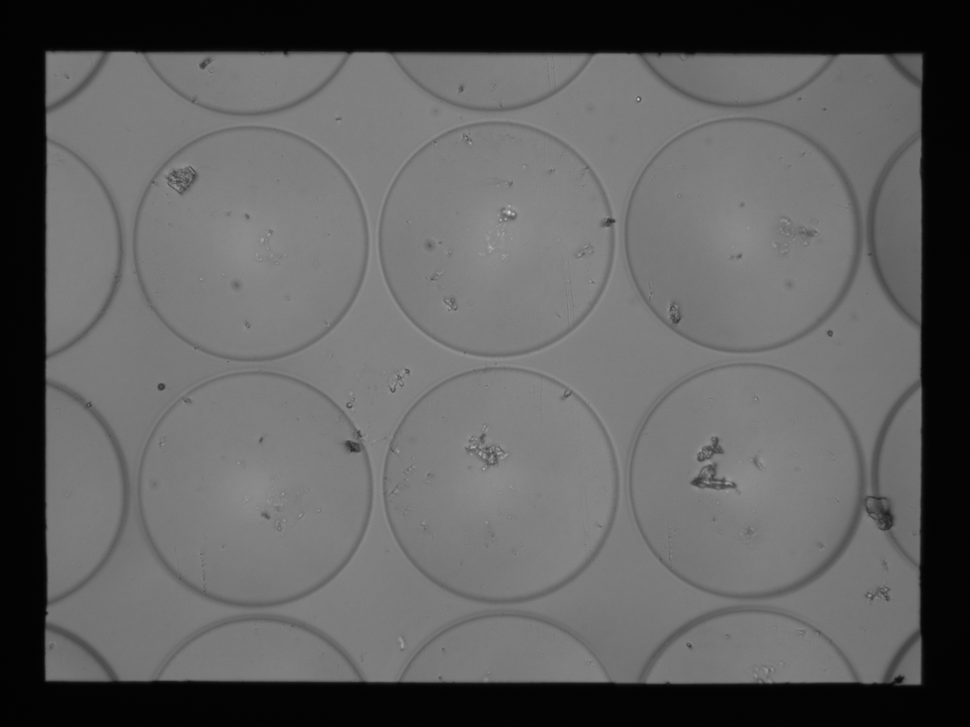
%> input picture MATLAB_US_TIE/Data/MicroLens/I0.tiff, 970 x 727 px, shrunk from 1280 x 960 before the run; the run also reads 1 picture not shown here
$ octave Main_Exp1_Microlens.m   (GNU Octave 9; MATLAB toolbox functions it lacks are replaced by stand-ins)
%> lines starting %> are read from the running program, lines starting %| are printed output that depends on the picture; in (x1, y1, x2, y2) boxes, pixels count from 0 and x2, y2 are one past the last pixel; in counts of white or black regions, pixels touching at a corner belong together; the program's own positions count from 1; long printed decimals are rounded
### MATLAB_US_TIE/Functions/TIE_FFT_solution.m
%%%%%%%%%%%%%%%%%%%%%%%%%%%%%%%%%%%%%%%%%%%%%%%%%%%%%%%%%%%%%%%%%%%%%%%%%%%
% Main function for FFT-TIE solver.
% Version 2.0 -
% Related Reference:
% D. Paganin and K. A. Nugent, Phys. Rev. Lett. 80, 2586 (1998).
%%%%%%%%%%%%%%%%%%%%%%%%%%%%%%%%%%%%%%%%%%%%%%%%%%%%%%%%%%%%%%%%%%%%%%%%%%%
% function [Phi,RMSE,Time] = TIE_FFT_solution(dIdz,I0,Pixelsize,k,RegPara,IntThr,True_phase)
% Purpose: Solution to TIE using FFT-based Possion solver
% inputs :
%	dIdz: Intensity derivative dI/dz;
%   dz: propagation distance;
%   I0: In-focus intensity;
%	Pixelsize: Pixelsize (in the sample space);
%   RegPara: Regularization parameter (to remove low-frequency noise);
%   k: Wave-number;
%   Iter: Maximum iteration times;
%   Method: type of method used ('FFT' or 'Direct');
%   IntThr, Intensity threshold to prevent divide-by-zero error
%   True_phase�� Ture phase.
% Outputs:
%   Phi: Phase recovered;
%   RMSE: Root mean squre error;
%   Time: Computation time;
%��������������������������������������������������������������������������������
% last modified on 02/27/2020
% by Chao Zuo (zuochao@njust.edu.cn,surpasszuo@163.com)
%%%%%%%%%%%%%%%%%%%%%%%%%%%%%%%%%%%%%%%%%%%%%%%%%%%%%%%%%%%%%%%%%%%%%%%%%%%

function  [Phi,RMSE,Time] = TIE_FFT_solution(dIdz,I0,Pixelsize,k,RegPara,IntThr,True_phase)

t0 = clock;
J = -k*dIdz;
[Ny,Nx] = size(J);
Fx = (-(Nx/2):1:(Nx/2-1))/Nx/Pixelsize; % frequency coordinate X.
Fy = (-(Ny/2):1:(Ny/2-1))/Ny/Pixelsize; % frequency coordinate Y.
[U,V] = meshgrid(Fx,Fy);
Lambda = 2*pi/k;

% Coordinates in frequency domain
fx = fftshift(U);
fy = fftshift(V);

% Terms for derivative calculation in frequency domain
Cx = 2*1i*pi*fx;
Cy = 2*1i*pi*fy;

% Calculate Psi by TIE with non-uniform intensity.
FJ = fft2(J);
Fpsi = FJ.*(Cx.*Cx+Cy.*Cy)./(RegPara/Pixelsize.^4+(Cx.*Cx+Cy.*Cy).^2);

% Calculate Phi by TIE with non-uniform intensity
Fdpsidx = Fpsi.*Cx;
Fdpsidy = Fpsi.*Cy;
dpsidx = real(ifft2(Fdpsidx));
dpsidy = real(ifft2(Fdpsidy));

% Intensity thresholding to prevent divide-by-zero error
I0(find(I0<IntThr*max(max(I0))))...
    =IntThr*max(max(I0));

% Phase derivative
dPhidx = dpsidx./I0;
dPhidy = dpsidy./I0;

FdPsidx = fft2(dPhidx);
FdPsidy = fft2(dPhidy);

% Phase Laplacian
Fd2Phidx2 = FdPsidx.*Cx;
Fd2Phidy2 = FdPsidy.*Cy;

d2Phidx2 = real(ifft2(Fd2Phidx2));
d2Phidy2 = real(ifft2(Fd2Phidy2));
d2Phi = d2Phidx2 + d2Phidy2;

% Phase integration
Fd2Phi = fft2(d2Phi);
Fphi = Fd2Phi.*(Cx.*Cx+Cy.*Cy)./(RegPara/Pixelsize.^4+(Cx.*Cx+Cy.*Cy).^2);
Phi = real(ifft2(Fphi));

% Computation time
t1 = clock;
t2 = etime(t1,t0);
Time = t2;

% Calculate RMSE
if exist('True_phase')
    err = Phi-True_phase;
    err = err-mean(err(~isnan(err)));
    RMSE=sqrt(sum(sum(err.^2,'includenan'),'includenan')/(numel(err)-numel(find(isnan(err)))));
end

end

### MATLAB_US_TIE/Functions/TIE_DCT_solver.m
%%%%%%%%%%%%%%%%%%%%%%%%%%%%%%%%%%%%%%%%%%%%%%%%%%%%%%%%%%%%%%%%%%%%%%%%%%%
% function [Phi, dIdz_est] = TIE_solver_one_step(Phi_curr,dIdz,dz,I0,Pixelsize,k,r,Method)
% Purpose: one-step solution to TIE using FFT-based Possion solver assuming
%          uniform maximum intensity
%'Inputs': 'Phi_curr', Current phase estimate;
%          'dIdz_curr', Current intensity derivative estimate;
%'         'dz',Propagation distance;
%          'I0', Infoucs intensity image
%          'pixelsize'£¬pixelsize('mm');
%          'k', Wavenumber
%          'RegPara', regularzation parameter (to remove low-frequency noise)
%'Outputs': 'phi',object phase map;
%           'dIdz_est', estimated dIdz;
%¡ª¡ª¡ª¡ª¡ª¡ª¡ª¡ª¡ª¡ª¡ª¡ª¡ª¡ª¡ª¡ª¡ª¡ª¡ª¡ª¡ª¡ª¡ª¡ª¡ª¡ª¡ª¡ª¡ª¡ª¡ª¡ª¡ª¡ª¡ª¡ª¡ª¡ª¡ª¡ª
% last modified on 02/27/2020
% by Chao Zuo (zuochao@njust.edu.cn,surpasszuo@163.com)
%%%%%%%%%%%%%%%%%%%%%%%%%%%%%%%%%%%%%%%%%%%%%%%%%%%%%%%%%%%%%%%%%%%%%%%%%%%
function [Phi, dIdz_est] = TIE_DCT_solver(Phi_curr,dIdz_curr,dz,I0,Pixelsize,k,RegPara,Method)

% Fast DCT based on mirror padding and FFT
dIdz_double = EvenFlip(dIdz_curr);
Phi_curr_double = EvenFlip(Phi_curr);
I0_double = EvenFlip(I0);
Lambda = 2*pi/k;

J = -k*dIdz_double;
[Ny,Nx] = size(J);
Fx = (-(Nx/2):1:(Nx/2-1))/Nx/Pixelsize; % frequency coordinate X.
Fy = (-(Ny/2):1:(Ny/2-1))/Ny/Pixelsize; % frequency coordinate Y.
[U,V] = meshgrid(Fx,Fy);

% Coordinates in frequency domain
fx = fftshift(U);
fy = fftshift(V);

% Terms for derivative calculation in frequency domain
Cx = 2*1i*pi*fx;
Cy = 2*1i*pi*fy;

% Calculate Psi by TIE with non-uniform intensity.
FJ = fft2(J);
Fpsi = FJ.*(Cx.*Cx+Cy.*Cy)./(RegPara/Pixelsize.^4+(Cx.*Cx+Cy.*Cy).^2);

% Calculate Phi by TIE with non-uniform intensity
Fdpsidx = Fpsi.*Cx;
Fdpsidy = Fpsi.*Cy;
dpsidx = real(ifft2(Fdpsidx));
dpsidy = real(ifft2(Fdpsidy));

% Intensity thresholding to prevent divide-by-zero error
% I0_double(find(I0_double<0.01*max(max(I0_double))))=inf;
I0_double(find(I0_double<0.01*max(max(I0_double))))=mean2(I0_double);


% Phase derivative
dPhidx = dpsidx./I0_double;
dPhidy = dpsidy./I0_double;

FdPsidx = fft2(dPhidx);
FdPsidy = fft2(dPhidy);

% Phase Laplacian
Fd2Phidx2 = FdPsidx.*Cx;
Fd2Phidy2 = FdPsidy.*Cy;

d2Phidx2 = real(ifft2(Fd2Phidx2));
d2Phidy2 = real(ifft2(Fd2Phidy2));
d2Phi = d2Phidx2 + d2Phidy2;

% Phase integration
Fd2Phi = fft2(d2Phi);
Fphi = Fd2Phi.*(Cx.*Cx+Cy.*Cy)./(RegPara/Pixelsize.^4+(Cx.*Cx+Cy.*Cy).^2);
Phi_double = real(ifft2(Fphi));

% Crop to orignal size
Phi = Phi_double(1:end/2,1:end/2);

if(strcmp(Method,'TIE'))
    % Calculate the estimate of dIdz using TIE
    Fdphidx = Fphi.*Cx;
    Fdphidy = Fphi.*Cy;
    dphidx = real(ifft2(Fdphidx));
    dphidy = real(ifft2(Fdphidy));
    dPsidx = I0_double.*dphidx;
    dPsidy = I0_double.*dphidy;
    FdPsidx = fft2(dPsidx);
    FdPsidy = fft2(dPsidy);
    Fd2Psidx2 = FdPsidx.*Cx;
    Fd2Psidy2 = FdPsidy.*Cy;
    d2Psidx2 = real(ifft2(Fd2Psidx2));
    d2Psidy2 = real(ifft2(Fd2Psidy2));
    laplacePsi = d2Psidx2+d2Psidy2;
    % Estimate dIdz
    dIdz_est = laplacePsi./(-k);
    dIdz_est = dIdz_est(1:end/2,1:end/2);

elseif(strcmp(Method,'Angular Spectrum'))
    % Calculate the estimate of dIdz using Angular Spectrum
    FU=fftshift(fft2(sqrt(I0_double).*exp(1i*(Phi_double+Phi_curr_double))));
    Exp_term = sqrt(1-(Lambda*U).^2-(Lambda*V).^2);
    H = exp(1i*k*dz*Exp_term);
    H((1-(Lambda*U).^2-(Lambda*V).^2)<0) = 0; % neglect evanescent wave
    Uz=ifft2(ifftshift(FU.*H));
    Iz=Uz.*conj(Uz);
    dIdz_est = (Iz-I0_double)/dz;
    dIdz_est = dIdz_est(1:end/2,1:end/2);


elseif(strcmp(Method,'Fresnel'))
    % Calculate the estimate of dIdz using Fresnel method
    FU=fftshift(fft2(sqrt(I0_double).*exp(1i*(Phi_double+Phi_curr_double))));
    H=exp(1i*k*dz*(1-((Lambda*U).^2+(Lambda*V).^2)/2));
    Uz=ifft2(ifftshift(FU.*H));
    Iz=Uz.*conj(Uz);
    dIdz_est = (Iz-I0_double)/dz;
    dIdz_est = dIdz_est(1:end/2,1:end/2);
else
    errordlg('Type of transfer function must be <Angular Spectrum> or <Fresnel>','Error');
end

end


% Subfunction for fast DCT based on mirror padding and FFT
function AA = EvenFlip(A)

temp = [A,fliplr(A)];
AA = [temp',(flipud(temp))']';

end

### MATLAB_US_TIE/Functions/Iter_DCT_solution.m
%%%%%%%%%%%%%%%%%%%%%%%%%%%%%%%%%%%%%%%%%%%%%%%%%%%%%%%%%%%%%%%%%%%%%%%%%%%
% Main function for iterative DCT TIE solver-.
% Version 2.0 -
% Related Reference:
% "Phase retrieval with the transport-of-intensity equation
% in an arbitrarily shaped aperture
% by iterative discrete cosine transforms"
% Lei Huang,Chao Zuo,Mourad Idir, Weijuan Qu,and Anand Asundi
%
% last modified on 02/27/2020
% by Chao Zuo (zuochao@njust.edu.cn,surpasszuo@163.com)
%%%%%%%%%%%%%%%%%%%%%%%%%%%%%%%%%%%%%%%%%%%%%%%%%%%%%%%%%%%%%%%%%%%%%%%%%%%
% _________________________________________________________________________
% [Phi,RMSE,Time] = Iter_DCT_solution(dIdz,dz,I0,Pixelsize,k,r,Iter, Method, True_phase)
% Inputs :
%	dIdz: Intensity derivative dI/dz;
%   dz: propagation distance;
%   I0: In-focus intensity;
%	Pixelsize: Pixelsize (in the sample space);
%   r: Regularization parameter (to remove low-frequency noise);
%   k: Wave-number;
%   Iter: Maximum iteration times;
%   JudgeFlag: Check for convergence (1-Yes 0-No)
%   Method: type of method used ('FFT' or 'Direct');
%   True_phase�� Ture phase.
% Outputs:
%   Phi: Phase recovered;
%   RMSE: Root mean squre error;
%   Time: Computation time;
% _________________________________________________________________________
%%%%%%%%%%%%%%%%%%%%%%%%%%%%%%%%%%%%%%%%%%%%%%%%%%%%%%%%%%%%%%%%%%%%%%%%%%%
function [Phi,RMSE,Time] = Iter_DCT_solution(dIdz,dz,I0,Pixelsize,k,r,Iter,JudgeFlag,Method,True_phase)

%% Check nargin
if strcmpi(Method,'TIE')
elseif strcmpi(Method,'Angular Spectrum')
elseif strcmpi(Method,'Fresnel')
else
    error('Currently ''Method'' only allow ''TIE'' or ''Angular Spectrum'' or ''Fresnel''.');
end

%% Initalize dIdz and phinow
RMSE=[];
Time=[];

dIdz_curr = dIdz;
Phi_curr = zeros(size(dIdz));

if exist('True_phase')
    err = Phi_curr-True_phase;
    err = err-mean(err(~isnan(err)));
    RMSE_Temp = sqrt(sum(sum(err.^2,'includenan'),'includenan')/(numel(err)-numel(find(isnan(err)))));
    RMSE = [RMSE RMSE_Temp];
end

%% iterative DCT TIE solver
for n = 1:Iter

    % Estimate Phase with TIE_DCT_solver
    t0 = clock;
    [Phi_est, dIdz_est] = TIE_DCT_solver(Phi_curr,dIdz_curr,dz,I0,Pixelsize,k,r,Method);
    t1 = clock;
    t2 = etime(t1,t0);

    dIdz_temp = dIdz_curr;
    % Calculate dIdz Error
    if strcmpi(Method,'TIE')
        dIdz_curr = dIdz_curr - dIdz_est;
    elseif strcmpi(Method,'Fresnel') || strcmpi(Method,'Angular Spectrum')
        dIdz_curr = dIdz - dIdz_est;
    end

    % Current Phase Estimate
    Phi_curr = Phi_curr + Phi_est;

    % Calculate RMSE
    if exist('True_phase')
        err = Phi_curr-True_phase;
        err = err-mean(err(~isnan(err)));
        RMSE_Temp=sqrt(sum(sum(err.^2,'includenan'),'includenan')/(numel(err)-numel(find(isnan(err)))));
        RMSE = [RMSE RMSE_Temp];
        Time = [Time t2];
    end

    % Check Convergence
    if(JudgeFlag)
        if(max(max(dIdz_curr))<max(max(dIdz))*1e-3 || max(max(dIdz_curr))>1.05*max(max(dIdz_temp)) )
            disp(['Iter-DCT-TIE iteration time:', int2str(n)]);
            break
        end
    end
    if(n == Iter)
        disp(['Iter-DCT-TIE iteration time:', int2str(Iter)]);
    end
end
Phi = Phi_curr;
end

### MATLAB_US_TIE/Functions/Universal_Solution.m
%%%%%%%%%%%%%%%%%%%%%%%%%%%%%%%%%%%%%%%%%%%%%%%%%%%%%%%%%%%%%%%%%%%%%%%%%%%
% Main function for universal solution to TIE.
% Version 2.0 -
% Related Reference:
% "On a universal solution to the transport-of-intensity equation"
% Jialin Zhang, Qian Chen, Jiasong Sun, Long Tian, Chao Zuo
%
% last modified on 02/27/2020
% by Chao Zuo (zuochao@njust.edu.cn,surpasszuo@163.com)
%%%%%%%%%%%%%%%%%%%%%%%%%%%%%%%%%%%%%%%%%%%%%%%%%%%%%%%%%%%%%%%%%%%%%%%%%%%
% _________________________________________________________________________
% [Phi,RMSE,Time]  = Universal_Solution(dIdz,dz,I0,Pixelsize,k,r,Iter, Method, True_phase)
% Inputs :
%	dIdz: Intensity derivative dI/dz;
%   dz: propagation distance;
%   I0: In-focus intensity;
%	Pixelsize: Pixelsize (in the sample space);
%   r: Regularization parameter (to remove low-frequency noise);
%   k: Wave-number;
%   Iter: Maximum iteration times;
%   JudgeFlag: Check for convergence (1-Yes 0-No)
%   Method: type of method used ('FFT' or 'Direct');
%   Ture_phase�� Ture phase.
% Outputs:
%   Phi: Phase recovered;
%   RMSE: Root mean squre error;
%   Time: Computation time;
% _________________________________________________________________________
%%%%%%%%%%%%%%%%%%%%%%%%%%%%%%%%%%%%%%%%%%%%%%%%%%%%%%%%%%%%%%%%%%%%%%%%%%%
function [Phi,RMSE,Time] = Universal_Solution(dIdz,dz,I0,Pixelsize,k,r,Iter, JudgeFlag, Method, True_phase)

%% Check nargin
if strcmpi(Method,'TIE')
elseif strcmpi(Method,'Angular Spectrum')
elseif strcmpi(Method,'Fresnel')
else
    error('Currently ''Method'' only allow ''TIE'' or ''Angular Spectrum'' or ''Fresnel''.');
end

%% Initalize dIdz and phinow
RMSE=[];
Time=[];

dIdz_curr = dIdz;
dIdz_temp = dIdz;

Phi_curr = zeros(size(dIdz));

if exist('True_phase')
    err = Phi_curr-True_phase;
    err = err-mean(err(~isnan(err)));
    RMSE_Temp = sqrt(sum(sum(err.^2,'includenan'),'includenan')/(numel(err)-numel(find(isnan(err)))));
    RMSE = [RMSE RMSE_Temp];
end


%% iterative US TIE solver
for n = 1:Iter

    % Estimate Phase with TIE_MAX_solver
    t0 = clock;
    [Phi_est, dIdz_est] = TIE_MAX_solver(Phi_curr,dIdz_curr,dz,I0,Pixelsize,k,r,Method);
    t1 = clock;
    t2 = etime(t1,t0);
    dIdz_temp = dIdz_curr;
    % Calculate dIdz Error
    if strcmpi(Method,'TIE')
        dIdz_curr = dIdz_curr - dIdz_est;
    elseif strcmpi(Method,'Fresnel') || strcmpi(Method,'Angular Spectrum')
        dIdz_curr = dIdz - dIdz_est;
    end

    % Current Phase Estimate
    Phi_curr = Phi_curr + Phi_est;

    % Calculate RMSE
    if exist('True_phase')
        err = Phi_curr-True_phase;
        err = err-mean(err(~isnan(err)));
        RMSE_Temp=sqrt(sum(sum(err.^2,'includenan'),'includenan')/(numel(err)-numel(find(isnan(err)))));
        RMSE = [RMSE RMSE_Temp];
        Time = [Time t2];
    end

    % Check Convergence
    if(JudgeFlag)
        if(max(max(dIdz_curr))<max(max(dIdz))*1e-3 || max(max(dIdz_curr))>1.05*max(max(dIdz_temp)) )
            disp(['US-TIE iteration time:', int2str(n)]);
            break
        end
    end
    if(n == Iter)
        disp(['US-TIE iteration time:', int2str(Iter)]);
    end
end
Phi = Phi_curr;
end

### MATLAB_US_TIE/Main_Exp1_Microlens.m
%%%%%%%%%%%%%%%%%%%%%%%%%%%%%%%%%%%%%%%%%%%%%%%%%%%%%%%%%%%%%%%%%%%%%%%%%%%
% Main file for Experiment 1 for Universal Solution to the TIE.
% Version 2.0 -
% Related Reference:
% "On a universal solution to the transport-of-intensity equation"
% Jialin Zhang, Qian Chen, Jiasong Sun, Long Tian, Chao Zuo
%
% last modified on 02/27/2020
% by Chao Zuo (zuochao@njust.edu.cn,surpasszuo@163.com)
%%%%%%%%%%%%%%%%%%%%%%%%%%%%%%%%%%%%%%%%%%%%%%%%%%%%%%%%%%%%%%%%%%%%%%%%%%%

%% Clear everything existing.
clc
close all
clearvars
addpath('Functions/');
addpath('Data/Microlens');
rmpath('Data/HeLaCell');

%% Setting up system parameters
I0 = im2double(imread('I0.tiff'));
Iz = im2double(imread('Iz.tiff'));

Mag = 20;                  % Magnification
Pixelsize = 4.65e-6./Mag;  % Pixelszie
lambda = 550e-9;           % Wavelength (m)
k = 2*pi/lambda;           % Wave number
dz = -1e-6;       	   % Defocus distance (m)

% Axial intensity derivative
dIdz = (Iz-I0)/(dz);

% Valid domain within the apecture
Aperture = ones(size(I0));
Aperture(I0<max(max(I0))/10)=0;
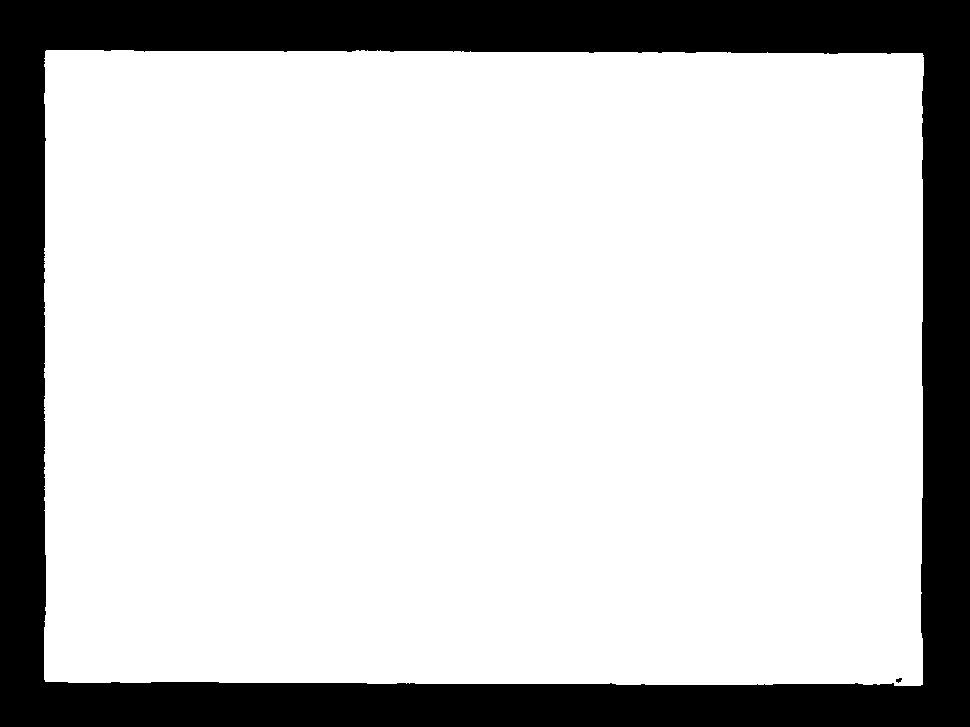
%> Aperture: size 727x970 double; values 0 (black) and 1 (white), 78.7% white; 2 black regions, box (x1, y1, x2, y2) and area: (0, 0, 970, 727) 150452, (896, 678, 902, 683) 20

% Check if satisfying Energy Conservation
disp(['mean2(Iz-I0)) = ' num2str(mean2(Iz-I0))]);
%| mean2(Iz-I0)) = -0.001191
if abs(mean2(Iz-I0))>max(max(I0))/255    % Need to check the threshold
         warndlg('Conservation of Energy may not be satisfied!');
end

%% Show the images.
figure
subplot(1,3,1)
imshow(I0,[]);
title('In-focus intensity');
subplot(1,3,2)
imshow(Iz,[]);
title('Defocused intensity');
subplot(1,3,3)
imshow(dIdz,[]);
title('Intensity Derivative');

%% Set parameters.
RegPara = 5e-9; % remove low-freq noise and aberration
IntThr = 0.01;
MaxIterNum = 30; % maximum iteration
JudgeFlag_DCT = 1;
JudgeFlag_US = 1;

%% Solve TIE with FFT-TIE
phi_FFT = TIE_FFT_solution(dIdz,I0,Pixelsize,k,RegPara,IntThr);
%> in TIE_FFT_solution, `J = -k*dIdz;`:
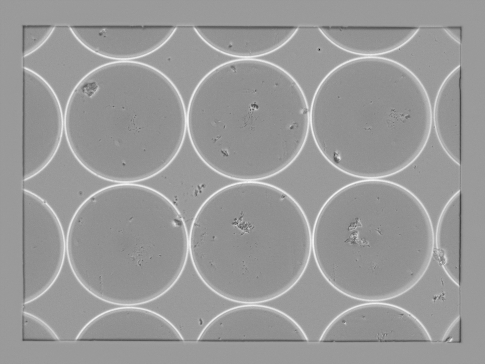
%> J: size 727x970 double (shown at 1/2 size); min -3.23e+12, max 2.11e+12, mean -1.36e+10; drawn with min black and max white
%> in TIE_FFT_solution, `dpsidx = real(ifft2(Fdpsidx));`:
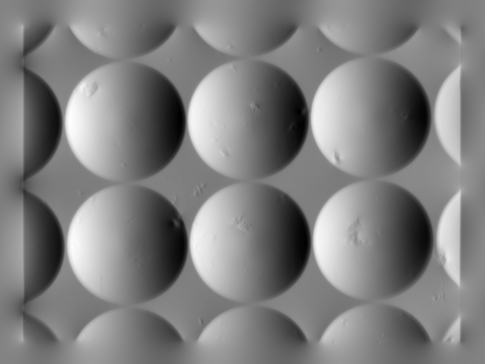
%> dpsidx: size 727x970 double (shown at 1/2 size); min -2310843.7, max 2326247.5, mean 0; drawn with min black and max white
%> in TIE_FFT_solution, `dpsidy = real(ifft2(Fdpsidy));`:
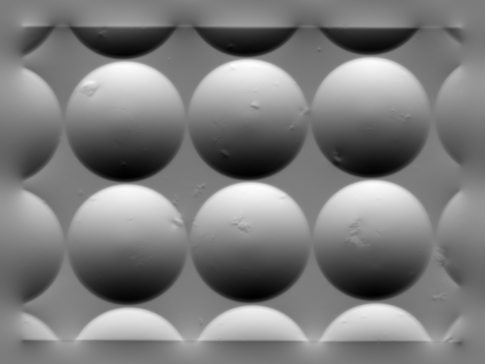
%> dpsidy: size 727x970 double (shown at 1/2 size); min -2257503.5, max 2352094.3, mean 0; drawn with min black and max white

%% Solve TIE with Iter-DCT-TIE
phi_DCT = Iter_DCT_solution(dIdz,dz,I0,Pixelsize,k,RegPara,MaxIterNum,JudgeFlag_DCT,'Angular Spectrum');
%> the loop in Iter_DCT_solution, `for n = 1:Iter` made 1 pass
%> pass 1, in EvenFlip (call 3), `temp = [A,fliplr(A)];`:
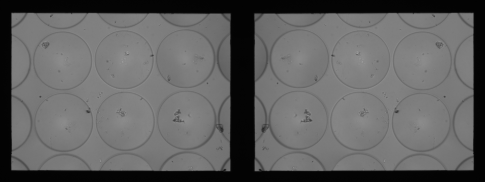
%> temp: size 727x1940 double (shown at 1/4 size); min 0.00392, max 0.871, mean 0.376
%> after the loop in Iter_DCT_solution, `for n = 1:Iter`:
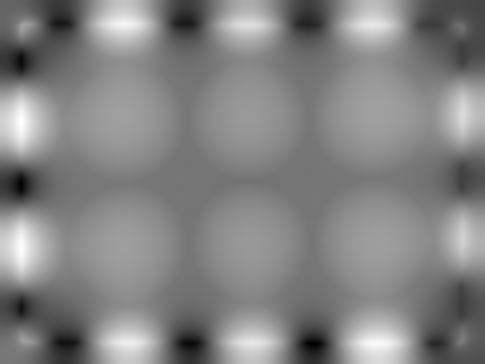
%> Phi_curr: size 727x970 double (shown at 1/2 size); min -278.3, max 262.9, mean 0; drawn with min black and max white
%> after the loop in Iter_DCT_solution, `for n = 1:Iter`:
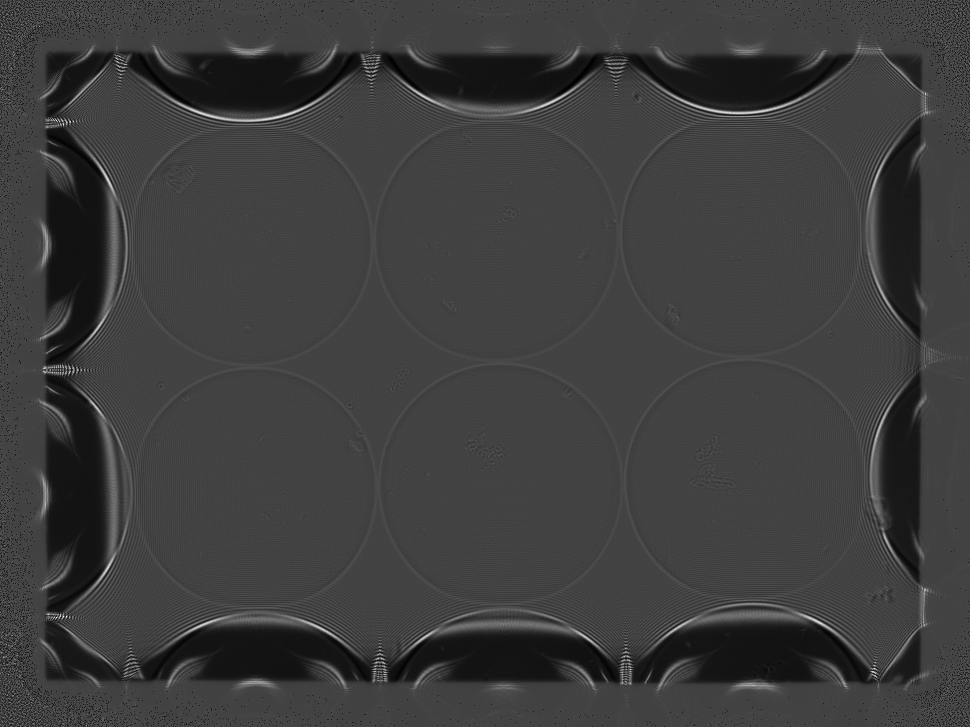
%> dIdz_curr: size 727x970 double; min -653330.1, max 1842616.2, mean -45887.4; drawn with min black and max white

%% Solve TIE with US-TIE
phi_US = Universal_Solution(dIdz,dz,I0,Pixelsize,k,RegPara,MaxIterNum,JudgeFlag_US,'Angular Spectrum');
%> the run ends on the next line
